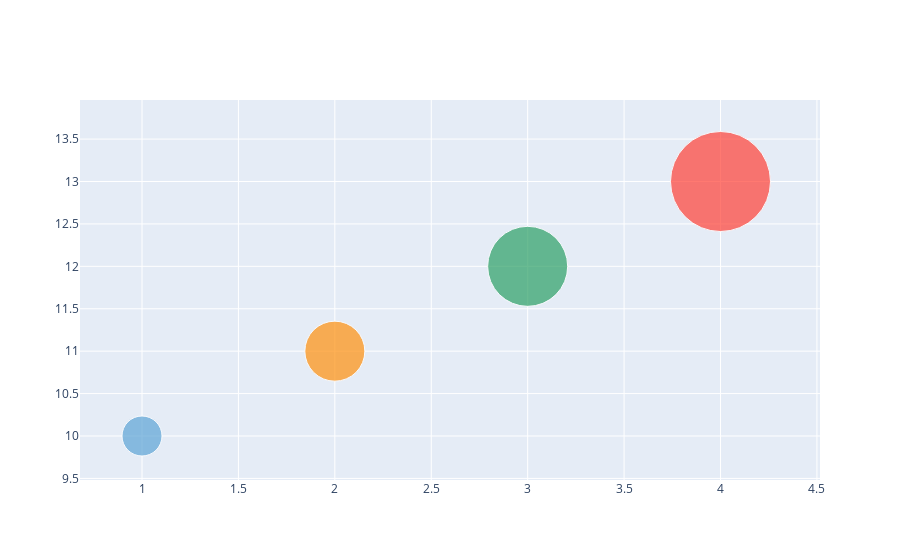

The code cell stored with this chart in its notebook:
### Code cell
import plotly.graph_objects as go

fig = go.Figure(data=[go.Scatter(
    x=[1, 2, 3, 4], y=[10, 11, 12, 13],
    text=['A<br>size: 40', 'B<br>size: 60', 'C<br>size: 80', 'D<br>size: 100'],
    mode='markers',
    marker=dict(
        color=['rgb(93, 164, 214)', 'rgb(255, 144, 14)',  'rgb(44, 160, 101)', 'rgb(255, 65, 54)'],
        size=[40, 60, 80, 100],
    )
)])

fig.show()

### Figure 1 — Plotly figure (JSON) as saved in the notebook; plotly's stock layout.template omitted (floating-point values rounded to 4 significant figures)
{"data": [{"marker": {"color": ["rgb(93, 164, 214)", "rgb(255, 144, 14)", "rgb(44, 160, 101)", "rgb(255, 65, 54)"], "size": [40, 60, 80, 100]}, "mode": "markers", "text": ["A<br>size: 40", "B<br>size: 60", "C<br>size: 80", "D<br>size: 100"], "type": "scatter", "x": [1, 2, 3, 4], "y": [10, 11, 12, 13]}], "layout": {}}
